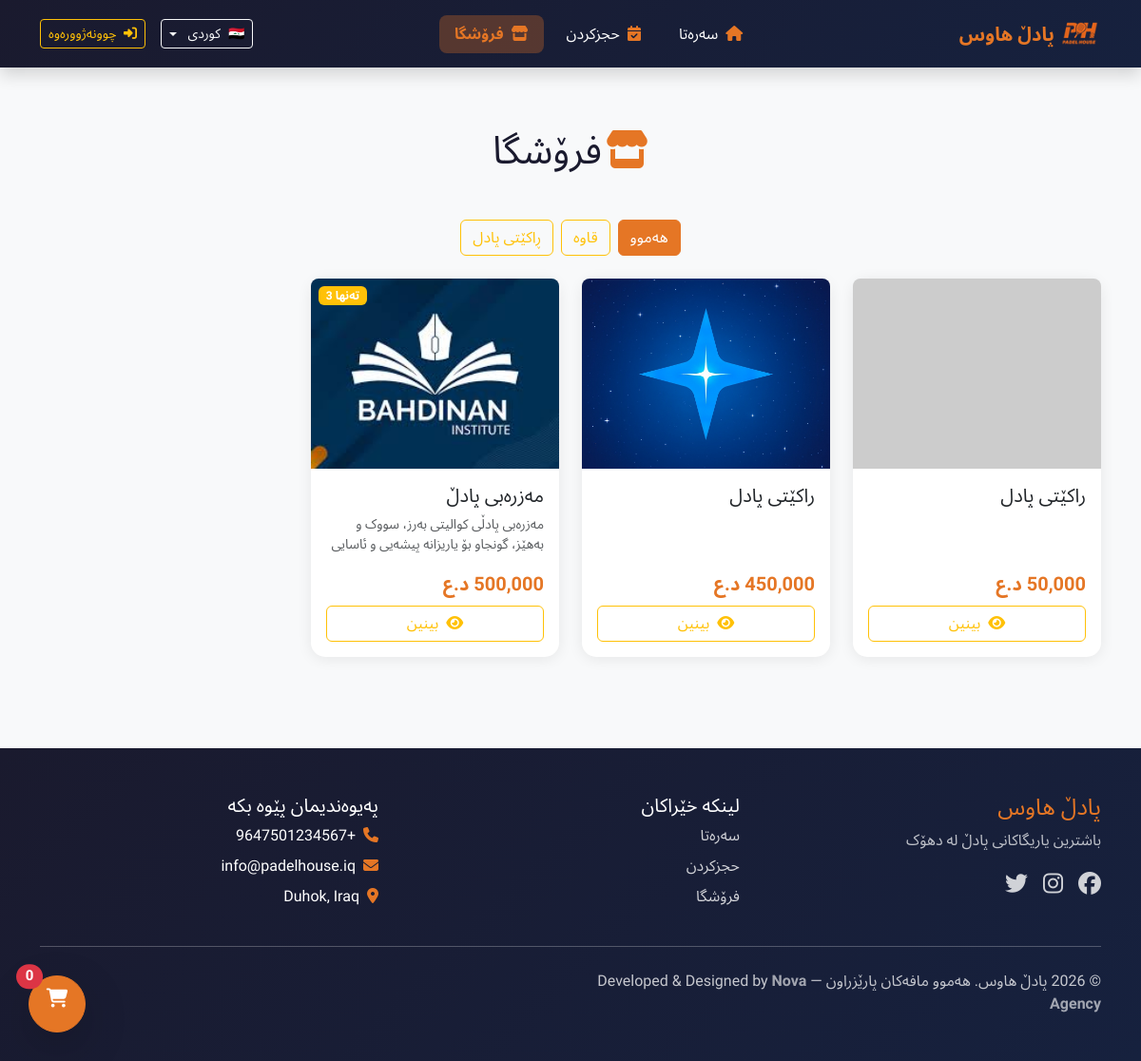
/store/, run on the app's committed database.
### app/models/category.py (models this page shows, shortened)
class Category(db.Model):
    __tablename__ = 'category'
    id = db.Column(db.Integer, primary_key=True)
    name_ku = db.Column(db.String(100), nullable=False)
    name_ar = db.Column(db.String(100))
    name_en = db.Column(db.String(100))
    description_ku = db.Column(db.Text)
    description_ar = db.Column(db.Text)
    description_en = db.Column(db.Text)
    is_active = db.Column(db.Boolean, default=True)
    created_at = db.Column(db.DateTime, default=datetime.utcnow)
    products = db.relationship('Product', back_populates='category', lazy=True)
    def get_name(self, lang='ku'):
        names = {
            'ku': self.name_ku,
            'ar': self.name_ar or self.name_ku,
            'en': self.name_en or self.name_ku
        }
        return names.get(lang, self.name_ku)

### app/models/product.py (models this page shows, shortened)
class Product(db.Model):
    __tablename__ = 'product'
    id = db.Column(db.Integer, primary_key=True)
    name_ku = db.Column(db.String(100), nullable=False)
    name_ar = db.Column(db.String(100))
    name_en = db.Column(db.String(100))
    description_ku = db.Column(db.Text)
    description_ar = db.Column(db.Text)
    description_en = db.Column(db.Text)
    category_id = db.Column(db.Integer, db.ForeignKey('category.id'))
    price = db.Column(db.Integer, nullable=False)
    stock = db.Column(db.Integer, default=0)
    image = db.Column(db.String(200))
    is_active = db.Column(db.Boolean, default=True)
    show_in_website = db.Column(db.Boolean, default=True)
    show_in_pos = db.Column(db.Boolean, default=True)
    barcode = db.Column(db.String(50), unique=True, nullable=True)
    created_at = db.Column(db.DateTime, default=datetime.now)
    category = db.relationship('Category', back_populates='products')
    def get_name(self, lang='ku'):
        names = {
            'ku': self.name_ku,
            'ar': self.name_ar or self.name_ku,
            'en': self.name_en or self.name_ku
        }
        return names.get(lang, self.name_ku)
    def get_description(self, lang='ku'):
        descriptions = {
            'ku': self.description_ku,
            'ar': self.description_ar or self.description_ku,
            'en': self.description_en or self.description_ku
        }
        return descriptions.get(lang, self.description_ku)

### app/models/settings.py (models this page shows, shortened)
class Settings(db.Model):
    __tablename__ = 'settings'
    id = db.Column(db.Integer, primary_key=True)
    opening_hour = db.Column(db.Integer, default=12)
    closing_hour = db.Column(db.Integer, default=4)
    price_per_hour = db.Column(db.Integer, default=40000)
    discount_percentage = db.Column(db.Integer, default=25)
    discount_amount = db.Column(db.Integer, default=10000)
    discount_start_hour = db.Column(db.Integer, default=12)
    discount_end_hour = db.Column(db.Integer, default=16)
    site_name = db.Column(db.String(100), default='Padel House')
    phone = db.Column(db.String(20))
    email = db.Column(db.String(100))
    address = db.Column(db.Text)
    facebook_url = db.Column(db.String(200))
    instagram_url = db.Column(db.String(200))
    twitter_url = db.Column(db.String(200))
    created_at = db.Column(db.DateTime, default=datetime.utcnow)
    updated_at = db.Column(db.DateTime, default=datetime.utcnow, onupdate=datetime.utcnow)

### app/routes/store.py (the view)
@store_bp.route('/')
def products():
    category_id = request.args.get('category', type=int)
    categories = Category.query.filter_by(is_active=True).all()
    query = Product.query.filter_by(is_active=True, show_in_website=True)
    if category_id:
        query = query.filter_by(category_id=category_id)
    products = query.all()
    return render_template('store/products.html',
                           categories=categories,
                           products=products,
                           current_category=category_id)

### app/routes/admin.py (called while the page is built)
@admin_bp.app_context_processor
def inject_pending_count():
    if current_user.is_authenticated:
        pending_bookings_count = Booking.query.filter_by(status='pending').count()
        return {'pending_bookings_count': pending_bookings_count}
    return {'pending_bookings_count': 0}

### app/translations.py (called while the page is built)
def get_translation(key, lang='ku'):
    if lang not in TRANSLATIONS:
        lang = 'ku'  # Default to Kurdish
    return TRANSLATIONS.get(lang, {}).get(key, key)

### app/templates/store/products.html (shortened to what this page needs)
{% extends 'base.html' %}
{% block content %}
<div class="container py-5">
    <h1 class="text-center mb-5" style="color: #1a1a2e;">
        <i class="fas fa-store me-2" style="color: #E57625;"></i>{{ t('store') }}
    </h1>
    <div class="row mb-4">
        <div class="col-12">
            <div class="d-flex flex-wrap justify-content-center gap-2">
                <a href="{{ url_for('store.products') }}" class="btn {% if not current_category %}btn-warning{% else %}btn-outline-warning{% endif %}">
                    {{ t('all') }}
                </a>
                {% for category in categories %}
                <a href="{{ url_for('store.products', category=category.id) }}" class="btn {% if current_category == category.id %}btn-warning{% else %}btn-outline-warning{% endif %}">
                    {{ category.get_name(current_lang) }}
                </a>
                {% endfor %}
            </div>
        </div>
    </div>
    <div class="row g-4">
        {% if products %}
            {% for product in products %}
            <div class="col-md-6 col-lg-4 col-xl-3">
                <div class="card h-100 product-card"
                     data-bs-toggle="modal"
                     data-bs-target="#productModal"
                     data-id="{{ product.id }}"
                     data-name="{{ product.get_name(current_lang) }}"
                     data-description="{{ product.get_description(current_lang) or '' }}"
                     data-price="{{ product.price }}"
                     data-stock="{{ product.stock }}"
                     data-image="{{ url_for('static', filename='images/products/' + (product.image or 'default.jpg')) }}"
                     data-category="{{ product.category.get_name(current_lang) if product.category else '' }}">
                    <div class="position-relative">
                        <img src="{{ url_for('static', filename='images/products/' + (product.image or 'default.jpg')) }}"
                             class="card-img-top"
                             alt="{{ product.get_name(current_lang) }}"
                             style="height: 200px; object-fit: cover;"
                             onerror="this.src='https://via.placeholder.com/300x200?text=Product'">
                        {% if product.stock <= 0 %}
                        <span class="badge bg-danger position-absolute top-0 end-0 m-2">{{ t('out_of_stock') }}</span>
                        {% elif product.stock < 5 %}
                        <span class="badge bg-warning position-absolute top-0 end-0 m-2">
                            {% if current_lang == 'ku' %}تەنها {{ product.stock }}{% elif current_lang == 'ar' %}فقط {{ product.stock }}{% else %}Only {{ product.stock }}{% endif %}
                        </span>
                        {% endif %}
                    </div>
                    <div class="card-body d-flex flex-column">
                        <h5 class="card-title">{{ product.get_name(current_lang) }}</h5>
                        {% set desc = product.get_description(current_lang) %}
                        <p class="card-text text-muted small flex-grow-1">
                            {{ desc[:80] if desc else '' }}{% if desc and desc|length > 80 %}...{% endif %}
                        </p>
                        <div class="mt-auto">
                            <p class="fw-bold fs-5 mb-2" style="color: #E57625;">
                                {{ "{:,.0f}".format(product.price|default(0)) }} {{ t('iqd') }}
                            </p>
                            <span class="btn btn-outline-warning w-100">
                                <i class="fas fa-eye me-2"></i>
                                {% if current_lang == 'ku' %}بینین{% elif current_lang == 'ar' %}عرض{% else %}View{% endif %}
                            </span>
                        </div>
                    </div>
                </div>
            </div>
            {% endfor %}
        {% else %}
            <div class="col-12 text-center py-5">
                <i class="fas fa-box-open fa-4x text-muted mb-3"></i>
                <h4 class="text-muted">{{ t('no_products') }}</h4>
            </div>
        {% endif %}
    </div>
</div>
<a href="{{ url_for('store.cart') }}" class="btn btn-warning btn-lg rounded-circle position-fixed shadow-lg"
   style="bottom: 30px; {% if is_rtl %}left{% else %}right{% endif %}: 30px; width: 60px; height: 60px; z-index: 1000;">
    <i class="fas fa-shopping-cart"></i>
    <span id="cart-count" class="position-absolute top-0 start-100 translate-middle badge rounded-pill bg-danger">
        0
    </span>
</a>
{% endblock %}

### app/templates/base.html (shortened to what this page needs)
<!DOCTYPE html>
<html lang="{{ current_lang }}" dir="{{ 'rtl' if is_rtl else 'ltr' }}">
<head>
    {% if is_rtl %}
    <link href="https://cdn.jsdelivr.net/npm/bootstrap@5.3.2/dist/css/bootstrap.rtl.min.css" rel="stylesheet">
    {% else %}
    <link href="https://cdn.jsdelivr.net/npm/bootstrap@5.3.2/dist/css/bootstrap.min.css" rel="stylesheet">
    {% endif %}
    <link rel="stylesheet" href="https://cdnjs.cloudflare.com/ajax/libs/font-awesome/6.4.2/css/all.min.css">
</head>
<body>
    {% include 'navbar.html' %}
    <main>
        {% block content %}{% endblock %}
    </main>
    <footer class="py-5 mt-5">
        <div class="container">
            <div class="row g-4">
                <div class="col-lg-4">
                    <h4 style="color: var(--primary-color);">{{ t('site_name') }}</h4>
                    <p class="text-light opacity-75">{{ t('best_courts') }}</p>
                    <div class="d-flex gap-3 mt-3">
                        <a href="#" class="fs-4"><i class="fab fa-facebook"></i></a>
                        <a href="#" class="fs-4"><i class="fab fa-instagram"></i></a>
                        <a href="#" class="fs-4"><i class="fab fa-twitter"></i></a>
                    </div>
                </div>
                <div class="col-lg-4">
                    <h5>{{ t('quick_links') }}</h5>
                    <ul class="list-unstyled">
                        <li class="mb-2"><a href="{{ url_for('main.index') }}">{{ t('home') }}</a></li>
                        <li class="mb-2"><a href="{{ url_for('booking.booking_page') }}">{{ t('booking') }}</a></li>
                        <li class="mb-2"><a href="{{ url_for('store.products') }}">{{ t('store') }}</a></li>
                    </ul>
                </div>
                <div class="col-lg-4">
                    <h5>{{ t('contact_us') }}</h5>
                    <ul class="list-unstyled">
                        {% if settings %}
                        <li class="mb-2"><i class="fas fa-phone me-2" style="color: var(--primary-color);"></i> {{ settings.phone }}</li>
                        <li class="mb-2"><i class="fas fa-envelope me-2" style="color: var(--primary-color);"></i> {{ settings.email }}</li>
                        <li class="mb-2"><i class="fas fa-map-marker-alt me-2" style="color: var(--primary-color);"></i> {{ settings.address }}</li>
                        {% endif %}
                    </ul>
                </div>
            </div>
            <hr class="my-4 opacity-25">
            <div class="row">
                <div class="col-md-6 text-center text-md-start">
                    <p class="mb-0 opacity-75">
  &copy; 2026 {{ t('site_name') }}. {{ t('all_rights') }} —
  Developed & Designed by
  <a href="https://nova-agency.com" target="_blank" class="text-decoration-none fw-semibold">
    Nova Agency
  </a>
</p>
                </div>
            </div>
        </div>
    </footer>
</body>
</html>

### app/templates/navbar.html (shortened to what this page needs)
<nav class="navbar navbar-expand-lg sticky-top shadow" style="background: linear-gradient(135deg, #1a1a2e 0%, #16213e 100%);">
    <div class="container">
        <a class="navbar-brand d-flex align-items-center" href="{{ url_for('main.index') }}">
            <img src="{{ url_for('static', filename='images/logo_navbar.png') }}" alt="Padel House" height="45" class="me-2" onerror="this.style.display='none'">
            <span class="fw-bold" style="color: #E57625;">{{ t('site_name') }}</span>
        </a>
        <div class="collapse navbar-collapse" id="navbarNav">
            <ul class="navbar-nav mx-auto mb-2 mb-lg-0 gap-2">
                <li class="nav-item">
                    <a class="nav-link px-3 text-white {% if request.endpoint == 'main.index' %}active fw-bold{% endif %}" href="{{ url_for('main.index') }}">
                        <i class="fas fa-home me-1" style="color: #E57625;"></i> {{ t('home') }}
                    </a>
                </li>
                <li class="nav-item">
                    <a class="nav-link px-3 text-white {% if 'booking' in request.endpoint|default('', true) %}active fw-bold{% endif %}" href="{{ url_for('booking.booking_page') }}">
                        <i class="fas fa-calendar-check me-1" style="color: #E57625;"></i> {{ t('booking') }}
                    </a>
                </li>
                <li class="nav-item">
                    <a class="nav-link px-3 text-white {% if 'store' in request.endpoint|default('', true) %}active fw-bold{% endif %}" href="{{ url_for('store.products') }}">
                        <i class="fas fa-store me-1" style="color: #E57625;"></i> {{ t('store') }}
                    </a>
                </li>
            </ul>
            <div class="d-flex align-items-center gap-3">
                <div class="dropdown">
                    <button class="btn btn-outline-light btn-sm dropdown-toggle d-flex align-items-center gap-2"
                            type="button"
                            id="languageDropdown"
                            data-bs-toggle="dropdown"
                            aria-expanded="false">
                        <span>{{ language_flags[current_lang] }}</span>
                        <span>{{ language_names[current_lang] }}</span>
                    </button>
                </div>
                {% if current_user.is_authenticated %}
                <a href="{{ url_for('admin.dashboard') }}" class="btn btn-warning btn-sm">
                    <i class="fas fa-user-shield me-1"></i> {{ t('admin') }}
                </a>
                {% else %}
                <a href="{{ url_for('auth.login') }}" class="btn btn-outline-warning btn-sm">
                    <i class="fas fa-sign-in-alt me-1"></i> {{ t('login') }}
                </a>
                {% endif %}
            </div>
        </div>
    </div>
</nav>

### app/templates/store/products.html (style rules this page uses)
.product-card { cursor: pointer; transition: all 0.3s ease; border: none; box-shadow: 0 2px 15px rgba(0,0,0,0.08); }
.product-card .card-img-top { transition: transform 0.3s ease; }
.product-card .position-relative { overflow: hidden; border-radius: 8px 8px 0 0; }

### app/templates/navbar.html (style rules this page uses)
.navbar .nav-link { transition: all 0.3s ease; border-radius: 8px; }
.navbar .nav-link.active { background: rgba(229, 118, 37, 0.3); color: #E57625 !important; }

### data on the page
Category: get_name "قاوە"
Category: get_name "ڕاکێتی پادل"
Product: get_name "راكێتی پادل", t "د.ع"
Product: image (picture), get_name "راكێتی پادل", price "450,000", t "د.ع"
Product: image (picture), stock "3", get_name "مەزرەبی پادڵ", description_ku "مەزرەبی پادڵی کوالیتی بەرز، سووک و بەهێز، گونجاو بۆ یاریزانە پیشەیی و ئاسایی", t "د.ع"
Settings: phone "+9647501234567", email "info@padelhouse.iq", address "Duhok, Iraq"

### other printed values
{{ t('site_name') }} "پادڵ هاوس"
{{ t('home') }} "سەرەتا"
{{ t('booking') }} "حجزکردن"
{{ t('store') }} "فرۆشگا"
{{ language_flags[current_lang] }} "🇮🇶"
{{ language_names[current_lang] }} "کوردی"
{{ t('login') }} "چوونەژوورەوە"
{{ t('all') }} "هەموو"
{{ t('best_courts') }} "باشترین یاریگاکانی پادڵ لە دهۆک"
{{ t('quick_links') }} "لینکە خێراکان"
{{ t('contact_us') }} "پەیوەندیمان پێوە بکە"
{{ t('all_rights') }} "هەموو مافەکان پارێزراون"
